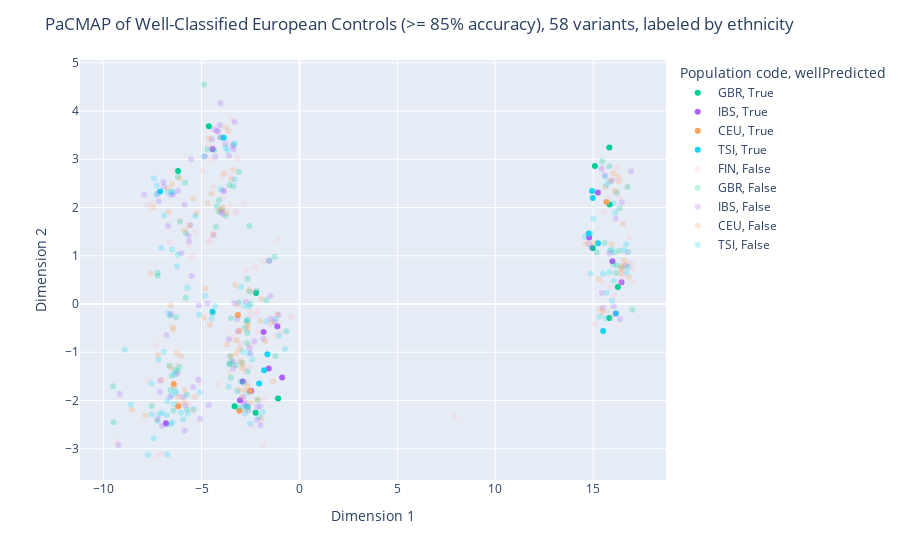

Notebook code for this chart:
### Code cell
import plotly.express as px

# Separate dataframes for wellPredicted == True and False
df_true = europeanControlEmbedding[europeanControlEmbedding['wellPredicted'] == True]
df_false = europeanControlEmbedding[europeanControlEmbedding['wellPredicted'] == False]

# Create scatter plots for both dataframes separately
fig_true = px.scatter(df_true, 
                      x='Dimension 1', 
                      y='Dimension 2', 
                      color='Population code',
                      symbol="wellPredicted",
                      color_discrete_map=superpopulation_color_dict)

fig_false = px.scatter(df_false, 
                      x='Dimension 1', 
                      y='Dimension 2', 
                      color='Population code',
                      symbol="wellPredicted",
                      color_discrete_map=superpopulation_color_dict)

# Set opacity for wellPredicted == False scatter plot
fig_false.update_traces(marker=dict(opacity=0.25))

# Add traces from fig_false to fig_true
for trace in fig_false.data:
    fig_true.add_trace(trace)

# Set the title
fig_true.update_layout(title=f'PaCMAP of Well-Classified European Controls (>= 85% accuracy), {len(caseGenotypes)} variants, labeled by ethnicity')

# Show the plot
fig_true.show()
